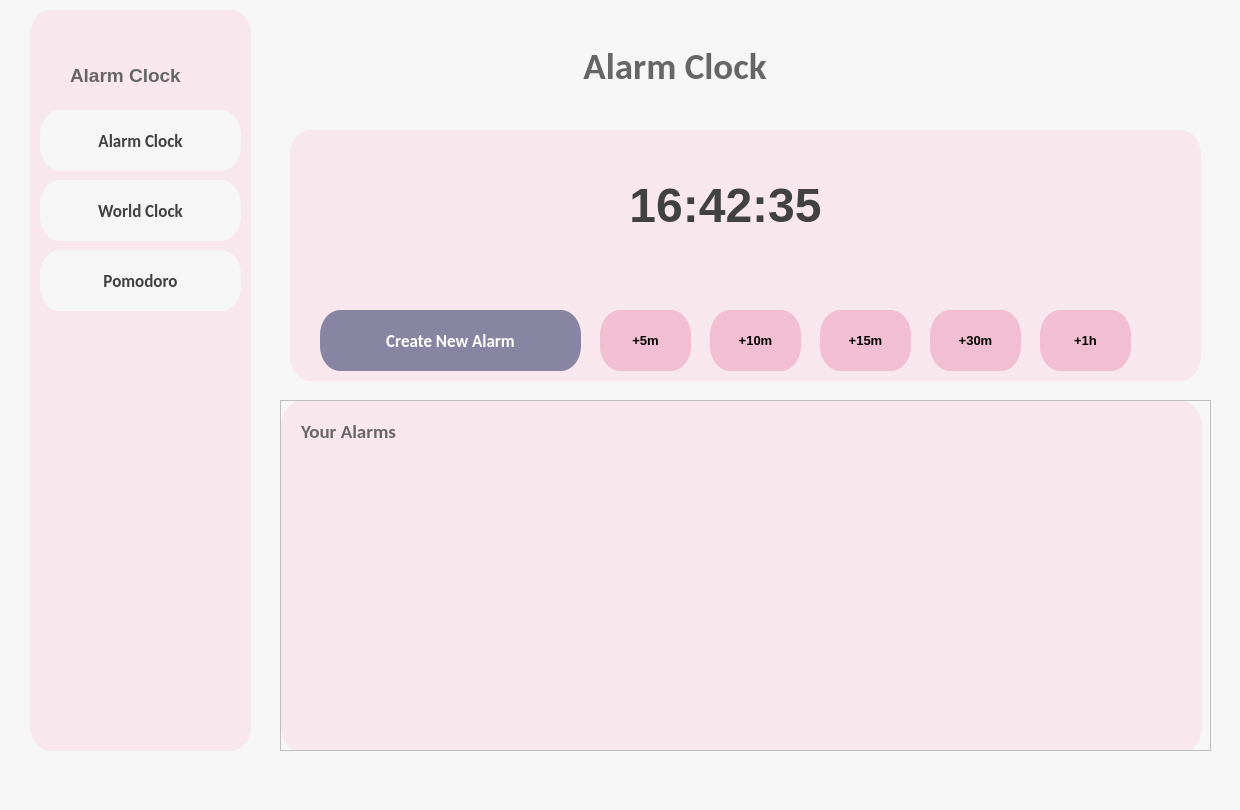
<?xml version="1.0" encoding="UTF-8"?>
<ui version="4.0">
 <class>MainWindow</class>
 <widget class="QMainWindow" name="MainWindow">
  <property name="geometry">
   <rect>
    <x>0</x>
    <y>0</y>
    <width>1240</width>
    <height>810</height>
   </rect>
  </property>
  <property name="windowTitle">
   <string>MainWindow</string>
  </property>
  <property name="styleSheet">
   <string notr="true">background-color: #F6F6F6;</string>
  </property>
  <widget class="QWidget" name="centralwidget">
   <widget class="QFrame" name="frame">
    <property name="geometry">
     <rect>
      <x>30</x>
      <y>10</y>
      <width>221</width>
      <height>741</height>
     </rect>
    </property>
    <property name="styleSheet">
     <string notr="true">QFrame {
	background-color: #F8E8EE;
	border-radius: 20px solid;
}</string>
    </property>
    <property name="frameShape">
     <enum>QFrame::StyledPanel</enum>
    </property>
    <property name="frameShadow">
     <enum>QFrame::Raised</enum>
    </property>
    <widget class="QPushButton" name="alarm_clock_Button">
     <property name="geometry">
      <rect>
       <x>10</x>
       <y>100</y>
       <width>201</width>
       <height>61</height>
      </rect>
     </property>
     <property name="font">
      <font>
       <family>Calibri</family>
       <pointsize>13</pointsize>
       <weight>75</weight>
       <bold>true</bold>
      </font>
     </property>
     <property name="styleSheet">
      <string notr="true">QPushButton {
	color: rgb(65, 65, 65);
	border-radius: 20px solid;
}</string>
     </property>
     <property name="text">
      <string>Alarm Clock</string>
     </property>
     <property name="icon">
      <iconset>
       <normaloff>../../GUI/PyQt5/images/icons/bonus/icons-24/alarm-clock-blue.png</normaloff>../../GUI/PyQt5/images/icons/bonus/icons-24/alarm-clock-blue.png</iconset>
     </property>
     <property name="iconSize">
      <size>
       <width>24</width>
       <height>24</height>
      </size>
     </property>
    </widget>
    <widget class="QPushButton" name="world_clock_Button">
     <property name="geometry">
      <rect>
       <x>10</x>
       <y>170</y>
       <width>201</width>
       <height>61</height>
      </rect>
     </property>
     <property name="font">
      <font>
       <family>Calibri</family>
       <pointsize>13</pointsize>
       <weight>75</weight>
       <bold>true</bold>
      </font>
     </property>
     <property name="styleSheet">
      <string notr="true">QPushButton {
	color: rgb(65, 65, 65);
	border-radius: 20px solid;
}</string>
     </property>
     <property name="text">
      <string>World Clock</string>
     </property>
     <property name="icon">
      <iconset>
       <normaloff>C:/Users/mahrayan/Downloads/world-map-flat-icon-free-vector.jpg</normaloff>C:/Users/mahrayan/Downloads/world-map-flat-icon-free-vector.jpg</iconset>
     </property>
     <property name="iconSize">
      <size>
       <width>24</width>
       <height>24</height>
      </size>
     </property>
    </widget>
    <widget class="QPushButton" name="Pomodoro_Button">
     <property name="geometry">
      <rect>
       <x>10</x>
       <y>240</y>
       <width>201</width>
       <height>61</height>
      </rect>
     </property>
     <property name="font">
      <font>
       <family>Calibri</family>
       <pointsize>13</pointsize>
       <weight>75</weight>
       <bold>true</bold>
      </font>
     </property>
     <property name="styleSheet">
      <string notr="true">QPushButton {
	color: rgb(65, 65, 65);
	border-radius: 20px solid;
}</string>
     </property>
     <property name="text">
      <string>Pomodoro</string>
     </property>
     <property name="icon">
      <iconset>
       <normaloff>C:/Users/mahrayan/Downloads/14358941.png</normaloff>C:/Users/mahrayan/Downloads/14358941.png</iconset>
     </property>
     <property name="iconSize">
      <size>
       <width>24</width>
       <height>24</height>
      </size>
     </property>
    </widget>
    <widget class="QLabel" name="alarm_label">
     <property name="geometry">
      <rect>
       <x>40</x>
       <y>40</y>
       <width>151</width>
       <height>51</height>
      </rect>
     </property>
     <property name="font">
      <font>
       <pointsize>14</pointsize>
       <weight>75</weight>
       <bold>true</bold>
      </font>
     </property>
     <property name="styleSheet">
      <string notr="true">color: rgb(102, 102, 102);</string>
     </property>
     <property name="text">
      <string>Alarm Clock</string>
     </property>
    </widget>
   </widget>
   <widget class="QScrollArea" name="scrollArea">
    <property name="geometry">
     <rect>
      <x>280</x>
      <y>400</y>
      <width>931</width>
      <height>351</height>
     </rect>
    </property>
    <property name="frameShadow">
     <enum>QFrame::Raised</enum>
    </property>
    <property name="lineWidth">
     <number>-5</number>
    </property>
    <property name="midLineWidth">
     <number>-5</number>
    </property>
    <property name="widgetResizable">
     <bool>true</bool>
    </property>
    <widget class="QWidget" name="scrollAreaWidgetContents">
     <property name="geometry">
      <rect>
       <x>0</x>
       <y>0</y>
       <width>929</width>
       <height>349</height>
      </rect>
     </property>
     <widget class="QFrame" name="frame_3">
      <property name="geometry">
       <rect>
        <x>0</x>
        <y>0</y>
        <width>921</width>
        <height>351</height>
       </rect>
      </property>
      <property name="styleSheet">
       <string notr="true">QFrame {
	background-color: #F8E8EE;
	border-radius: 20px solid;
}</string>
      </property>
      <property name="frameShape">
       <enum>QFrame::StyledPanel</enum>
      </property>
      <property name="frameShadow">
       <enum>QFrame::Raised</enum>
      </property>
      <widget class="QLabel" name="user_alarm_label">
       <property name="geometry">
        <rect>
         <x>20</x>
         <y>10</y>
         <width>131</width>
         <height>41</height>
        </rect>
       </property>
       <property name="font">
        <font>
         <family>Calibri</family>
         <pointsize>14</pointsize>
         <weight>75</weight>
         <bold>true</bold>
        </font>
       </property>
       <property name="styleSheet">
        <string notr="true">color: rgb(102, 102, 102);</string>
       </property>
       <property name="text">
        <string>Your Alarms</string>
       </property>
      </widget>
     </widget>
    </widget>
   </widget>
   <widget class="QLabel" name="alarm_title_label">
    <property name="geometry">
     <rect>
      <x>550</x>
      <y>30</y>
      <width>311</width>
      <height>71</height>
     </rect>
    </property>
    <property name="font">
     <font>
      <family>Calibri</family>
      <pointsize>28</pointsize>
      <weight>75</weight>
      <bold>true</bold>
     </font>
    </property>
    <property name="styleSheet">
     <string notr="true">color: rgb(102, 102, 102);</string>
    </property>
    <property name="text">
     <string>    Alarm Clock</string>
    </property>
   </widget>
   <widget class="QFrame" name="frame_2">
    <property name="geometry">
     <rect>
      <x>290</x>
      <y>130</y>
      <width>911</width>
      <height>251</height>
     </rect>
    </property>
    <property name="styleSheet">
     <string notr="true">QFrame{
	background-color: #F8E8EE;
	border-radius : 20px solid,
}

</string>
    </property>
    <property name="frameShape">
     <enum>QFrame::StyledPanel</enum>
    </property>
    <property name="frameShadow">
     <enum>QFrame::Raised</enum>
    </property>
    <widget class="QPushButton" name="Create_new_alarm_Button">
     <property name="geometry">
      <rect>
       <x>30</x>
       <y>180</y>
       <width>261</width>
       <height>61</height>
      </rect>
     </property>
     <property name="font">
      <font>
       <family>Calibri</family>
       <pointsize>13</pointsize>
       <weight>75</weight>
       <bold>true</bold>
      </font>
     </property>
     <property name="styleSheet">
      <string notr="true">QPushButton {
	background-color: #8785A2;
	color: rgb(255, 255, 255);
	border-radius: 20px solid;
}</string>
     </property>
     <property name="text">
      <string>Create New Alarm</string>
     </property>
    </widget>
    <widget class="QPushButton" name="Quick_alarm_5_Button">
     <property name="geometry">
      <rect>
       <x>310</x>
       <y>180</y>
       <width>91</width>
       <height>61</height>
      </rect>
     </property>
     <property name="font">
      <font>
       <pointsize>10</pointsize>
       <weight>75</weight>
       <bold>true</bold>
      </font>
     </property>
     <property name="styleSheet">
      <string notr="true">QPushButton {
	background-color: #F2BED1;
	border-radius: 20px solid;
}</string>
     </property>
     <property name="text">
      <string>+5m</string>
     </property>
    </widget>
    <widget class="QPushButton" name="Quick_alarm_10_Button">
     <property name="geometry">
      <rect>
       <x>420</x>
       <y>180</y>
       <width>91</width>
       <height>61</height>
      </rect>
     </property>
     <property name="font">
      <font>
       <pointsize>10</pointsize>
       <weight>75</weight>
       <bold>true</bold>
      </font>
     </property>
     <property name="styleSheet">
      <string notr="true">QPushButton {
	background-color: #F2BED1;
	border-radius: 20px solid;
}</string>
     </property>
     <property name="text">
      <string>+10m</string>
     </property>
    </widget>
    <widget class="QPushButton" name="Quick_alarm_15_Button">
     <property name="geometry">
      <rect>
       <x>530</x>
       <y>180</y>
       <width>91</width>
       <height>61</height>
      </rect>
     </property>
     <property name="font">
      <font>
       <pointsize>10</pointsize>
       <weight>75</weight>
       <bold>true</bold>
      </font>
     </property>
     <property name="styleSheet">
      <string notr="true">QPushButton {
	background-color: #F2BED1;
	border-radius: 20px solid;
}</string>
     </property>
     <property name="text">
      <string>+15m</string>
     </property>
    </widget>
    <widget class="QPushButton" name="Quick_alarm_30_Button">
     <property name="geometry">
      <rect>
       <x>640</x>
       <y>180</y>
       <width>91</width>
       <height>61</height>
      </rect>
     </property>
     <property name="font">
      <font>
       <pointsize>10</pointsize>
       <weight>75</weight>
       <bold>true</bold>
      </font>
     </property>
     <property name="styleSheet">
      <string notr="true">QPushButton {
	background-color: #F2BED1;
	border-radius: 20px solid;
}</string>
     </property>
     <property name="text">
      <string>+30m</string>
     </property>
    </widget>
    <widget class="QPushButton" name="Quick_alarm_1h_Button">
     <property name="geometry">
      <rect>
       <x>750</x>
       <y>180</y>
       <width>91</width>
       <height>61</height>
      </rect>
     </property>
     <property name="font">
      <font>
       <pointsize>10</pointsize>
       <weight>75</weight>
       <bold>true</bold>
      </font>
     </property>
     <property name="styleSheet">
      <string notr="true">QPushButton {
	background-color: #F2BED1;
	border-radius: 20px solid;
}</string>
     </property>
     <property name="text">
      <string>+1h</string>
     </property>
    </widget>
    <widget class="QLabel" name="Date">
     <property name="geometry">
      <rect>
       <x>270</x>
       <y>130</y>
       <width>321</width>
       <height>31</height>
      </rect>
     </property>
     <property name="font">
      <font>
       <family>Calibri</family>
       <pointsize>14</pointsize>
      </font>
     </property>
     <property name="frameShape">
      <enum>QFrame::NoFrame</enum>
     </property>
     <property name="frameShadow">
      <enum>QFrame::Sunken</enum>
     </property>
     <property name="text">
      <string/>
     </property>
     <property name="alignment">
      <set>Qt::AlignCenter</set>
     </property>
    </widget>
    <widget class="QLabel" name="label">
     <property name="geometry">
      <rect>
       <x>260</x>
       <y>30</y>
       <width>351</width>
       <height>91</height>
      </rect>
     </property>
     <property name="font">
      <font>
       <family>Microsoft YaHei UI</family>
       <pointsize>36</pointsize>
       <weight>75</weight>
       <bold>true</bold>
      </font>
     </property>
     <property name="styleSheet">
      <string notr="true">color: rgb(65, 65, 65);</string>
     </property>
     <property name="text">
      <string>16:42:35</string>
     </property>
     <property name="alignment">
      <set>Qt::AlignCenter</set>
     </property>
    </widget>
   </widget>
  </widget>
  <widget class="QMenuBar" name="menubar">
   <property name="geometry">
    <rect>
     <x>0</x>
     <y>0</y>
     <width>1240</width>
     <height>26</height>
    </rect>
   </property>
  </widget>
  <widget class="QStatusBar" name="statusbar"/>
 </widget>
 <resources/>
 <connections/>
</ui>
